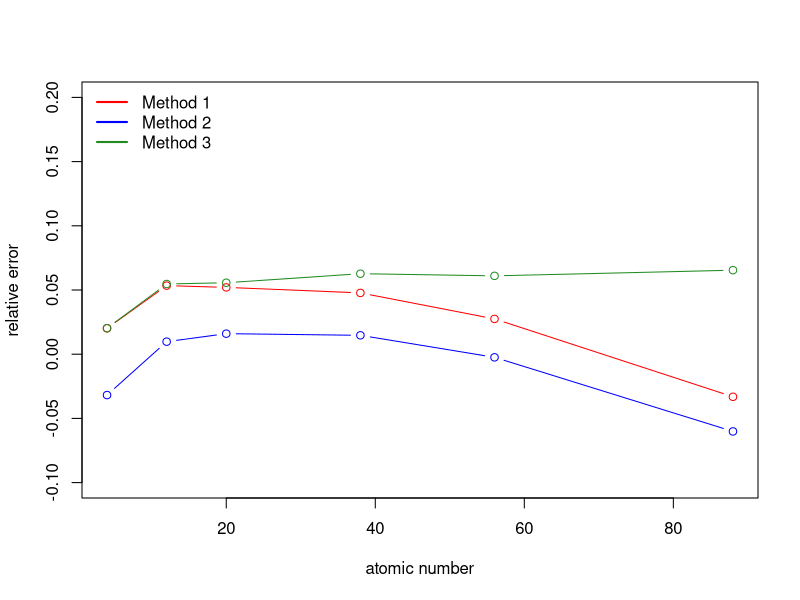
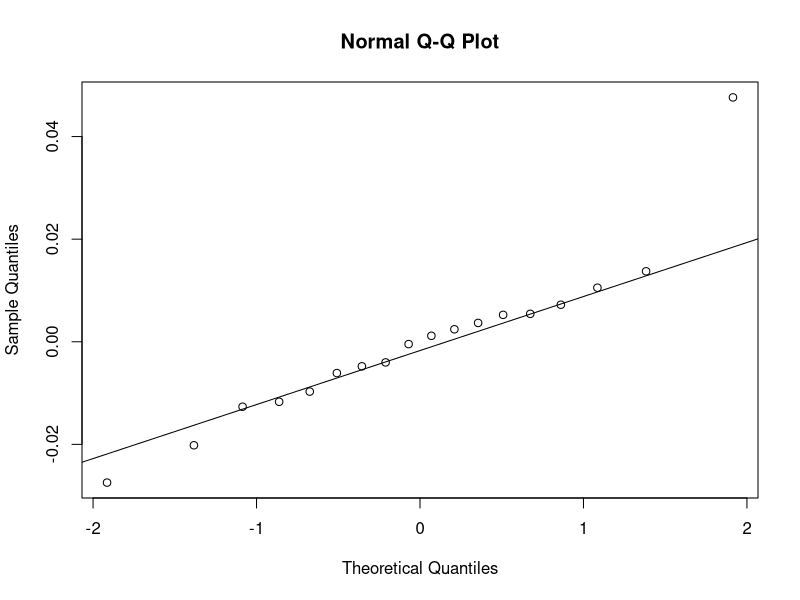
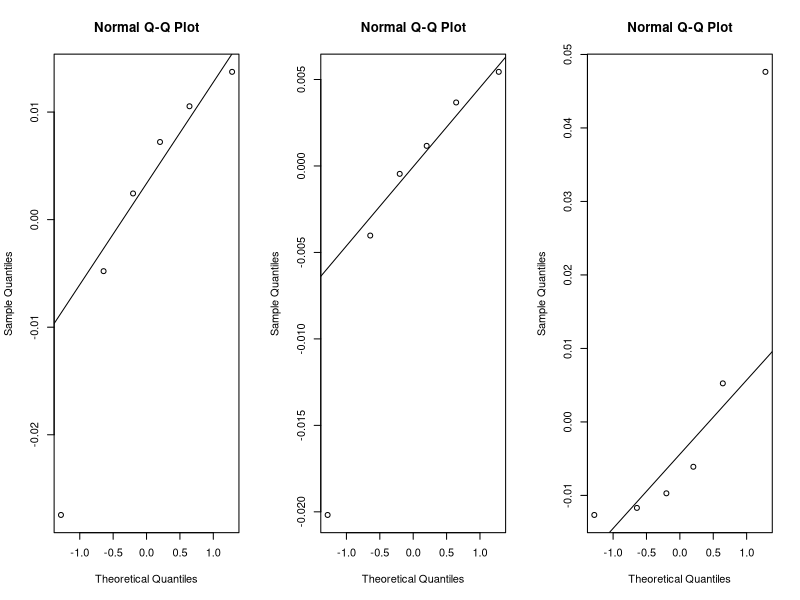

R code for these plots, in order:
## ---- chunk 1
knitr::opts_chunk$set(echo = TRUE)
#http://stats.stackexchange.com/questions/4700/what-is-the-difference-between-fixed-effect-random-effect-and-mixed-effect-mode
#http://www.bodowinter.com/tutorial/bw_LME_tutorial2.pdf
## ---- chunk 2
require(lme4)

## Example E28 NIST Simple GUM
## data from Exhibit 42 
perNum=rep(c(4,12,20,38,56,88),3)
atom=rep(c("Be","Mg","Ca","Sr","Ba","Ra"),3)
method=c(rep(1,length(atom)/3),rep(2,length(atom)/3),rep(3,length(atom)/3))
relativeError=c(0.02019569,0.05340336,0.05203850,0.04773201,0.02748393,-0.03315584,
              -0.03183248,0.00976185,0.01599646,0.01470489,-0.00244948,-0.06014852,
              0.02024823,0.05467029,0.05566630,0.06270221,0.06102522,0.06543755)

data=as.data.frame(cbind(perNum,atom,method,relativeError))
## atom and method are factors
data$perNum=as.numeric(as.character(data$perNum))
data$relativeError=as.numeric(as.character(data$relativeError))

plot(data[which(data$method==1),"perNum"],data[which(data$method==1),"relativeError"],ylim=c(-0.1,0.2),type="b",col="red",xlab="atomic number",ylab="relative error")
lines(data[which(data$method==2),"perNum"],data[which(data$method==2),"relativeError"],type="b",col="blue")
lines(data[which(data$method==3),"perNum"],data[which(data$method==3),"relativeError"],type="b",col="forestgreen")
legend("topleft",col=c("red","blue","forestgreen"),c("Method 1","Method 2","Method 3"),lty=1,lwd=2,bty="n")
## ---- chunk 3
mod=lmer(relativeError~atom+(1|method),data=data)
summary(mod)
## ---- chunk 4
data2=cbind(data,fake=rnorm(nrow(data),0,1))
mod2=lmer(relativeError~atom+fake+(1|method),data=data2)
summary(mod2)
## ---- chunk 5
mean(resid(mod))
## ---- chunk 6
qqnorm(resid(mod))
qqline(resid(mod))
## ---- chunk 7
## by method
par(mfrow=c(1,3))
qqnorm(resid(mod)[1:6])
qqline(resid(mod)[1:6])

qqnorm(resid(mod)[7:12])
qqline(resid(mod)[7:12])

qqnorm(resid(mod)[13:18])
qqline(resid(mod)[13:18])
